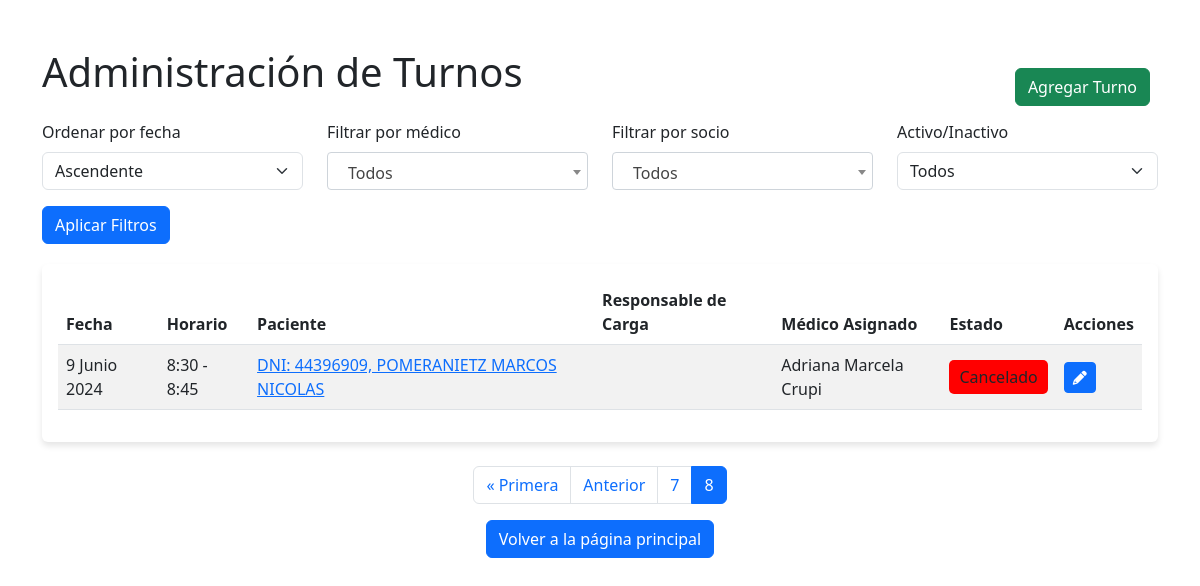
Page /turno/lista-turnos/?orden=asc&page=9 (signed in) on the earlier database version.
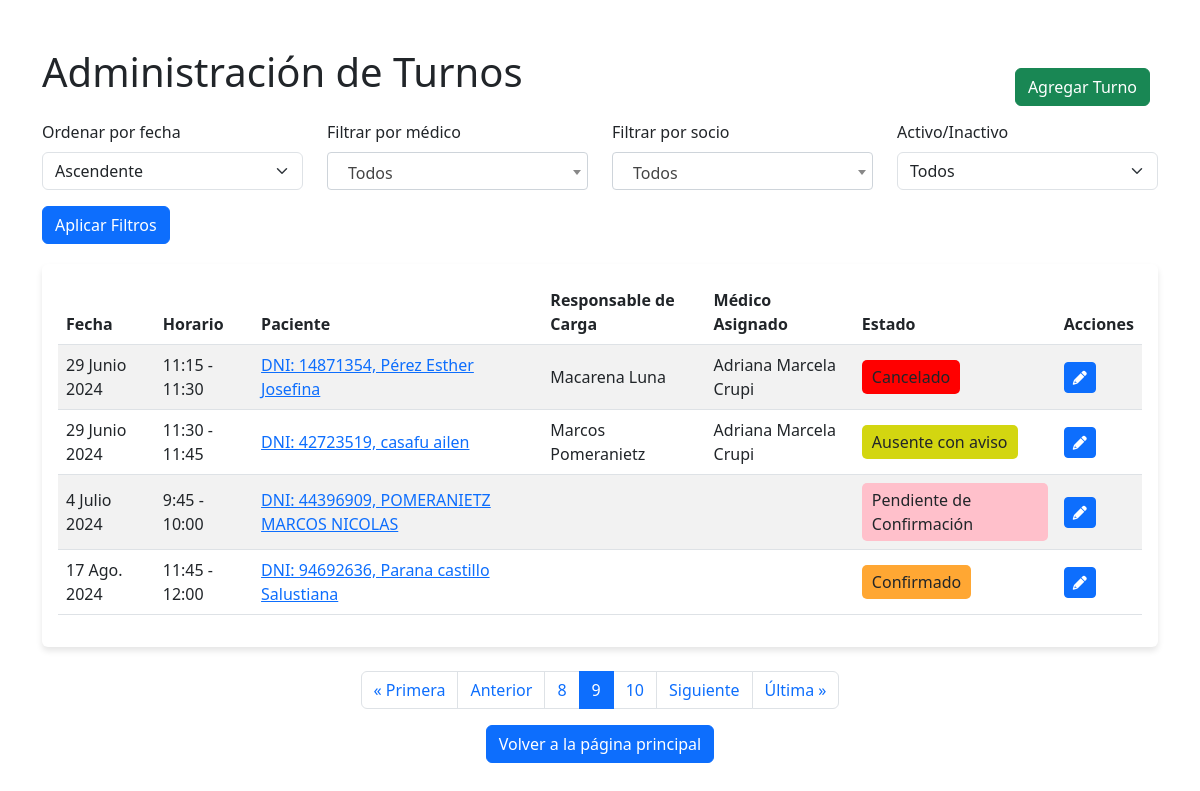
Same page on the later database version.
### apps/turno/models.py (models this page shows, shortened)
class Turno(models.Model):
    HORARIOS = (
        ('0', '8:00 - 8:15'),
        ('1', '8:15 - 8:30'),
        ('2', '8:30 - 8:45'),
        ('3', '8:45 - 9:00'),
        ('4', '9:00 - 9:15'),
        ('5', '9:15 - 9:30'),
        ('6', '9:30 - 9:45'),
        ('7', '9:45 - 10:00'),
        ('8', '10:00 - 10:15'),
        ('9', '10:15 - 10:30'),
        ('10', '10:30 - 10:45'),
        ('11', '10:45 - 11:00'),
        ('12', '11:00 - 11:15'),
        ('13', '11:15 - 11:30'),
        ('14', '11:30 - 11:45'),
        ('15', '11:45 - 12:00'),
        ('16', '12:00 - 12:15'),
        ('17', '12:15 - 12:30'),
        ('18', '12:30 - 12:45'),
        ('19', '12:45 - 13:00'),
        ('20', '13:00 - 13:15'),
        ('21', '13:15 - 13:30'),
        ('22', '13:30 - 13:45'),
        ('23', '13:45 - 14:00'),
        ('24', '14:00 - 14:15'),
        ('25', '14:15 - 14:30'),
        ('26', '14:30 - 14:45'),
        ('27', '14:45 - 15:00'),
        ('28', '15:00 - 15:15'),
        ('29', '15:15 - 15:30'),
        ('30', '15:30 - 15:45'),
        ('31', '15:45 - 16:00'),
        ('32', '16:00 - 16:15'),
        ('33', '16:15 - 16:30'),
        ('34', '16:30 - 16:45'),
        ('35', '16:45 - 17:00'),
        ('36', '17:00 - 17:15'),
        ('37', '17:15 - 17:30'),
        ('38', '17:30 - 17:45'),
        ('39', '17:45 - 18:00'),
        ('40', '18:00 - 18:15'),
        ('41', '18:15 - 18:30'),
        ('42', '18:30 - 18:45'),
        ('43', '18:45 - 19:00')
    )
    ESTADOS = (
        ('0', 'Pendiente de Confirmación'),
        ('1', 'Atendido'),
        ('2', 'Ausente con aviso'),
        ('3', 'Ausente sin aviso'),
        ('4', 'Confirmado'),
        ('5', 'Cancelado')
    )
    fecha = models.DateField(verbose_name='Fecha del turno')
    horario = models.CharField(max_length=2, choices=HORARIOS, default='0', verbose_name='Horario del turno')
    observacion = models.CharField(max_length=300, blank=True)
    activo = models.BooleanField(default=True, verbose_name='¿Turno Activo?')
    estado = models.CharField(max_length=2, choices=ESTADOS, default='0', verbose_name='Estado del turno')
    socio = models.ForeignKey(Paciente, on_delete=models.CASCADE)
    usuario = models.ForeignKey(User, related_name='turnos_asignados', on_delete=models.SET_NULL, blank=False, null=True, verbose_name='Médico asignado')
    responsable_de_carga = models.ForeignKey(User, related_name='turnos_responsable', on_delete=models.SET_NULL, null=True, editable=False)
    class Meta:
        verbose_name_plural = 'Turnos'

### apps/socio/models.py (models this page shows, shortened)
class Paciente(models.Model):
    TIPO_CATEGORIA = (
        ('0', 'Demanda Espontánea'),
        ('1', 'Socio'),
        ('3', 'Socio Afiliado')
    )
    SEX_CHOICES = (
        ('0', 'Masculino'),
        ('1', 'Femenino'),
        ('3', 'Otro')
    )
    TIPO_SOLICITUD = (
        ('0', 'Titular'),
        ('1', 'Familiar'),
        ('2', 'No Aplica'),
    )
    TIPO_MONOTRIBUTO = (
        ('0', 'Categoria A'),
        ('1', 'Categoria B'),
        ('2', 'Categoria C'),
        ('3', 'Categoria D'),
        ('4', 'Otro'),
        ('5', 'No tiene'),
    )
    categoria = models.CharField('Categoria', max_length=1, choices=TIPO_CATEGORIA, default='0')
    condicion_de_solicitud = models.CharField('Condición de solicitud', max_length=1, choices=TIPO_SOLICITUD, default='0')
    dni = models.CharField(max_length=8, unique=True, verbose_name='DNI',help_text="<span style='color: red;font-weight: bold; text-transform: uppercase;'>¡Ingresar sin caracteres especiales o espacios ( - , * , _, . )!</span>")
    dnititular = models.CharField('DNI del Titular',max_length=8, blank=True, null=True, help_text="<span style='color: red;font-weight: bold; text-transform: uppercase;'>¡Colocar unicamente si el TIPO DE AFILIACIÓN ES FAMILIAR!</span>")
    cuit = models.CharField(max_length=20, blank=True, null=True, help_text="<span style='color: red;font-weight: bold; text-transform: uppercase;'>¡Ingresar sin caracteres especiales o espacios ( - , * , _ )!</span>", verbose_name='CUIT')  # Campo opcional
    nombres = models.CharField(max_length=100)
    apellidos = models.CharField(max_length=100)
    fecha_de_nacimiento = models.DateField()
    sex = models.CharField('Sexo', max_length=1, choices=SEX_CHOICES, default='0')
    telefono = models.ForeignKey(Telefono, on_delete=models.CASCADE, verbose_name='Número de contacto', blank=True, null=True)
    casilla_de_mail = models.EmailField(validators=[EmailValidator(message="Ingresa un correo válido")], blank=True)
    domicilio = models.ForeignKey('Domicilio', on_delete=models.SET_NULL, blank=True, null=True)
    referente_parroquial = models.ForeignKey('Referente', on_delete=models.SET_NULL, blank=True, null=True)
    responsable_de_carga = models.ForeignKey('auth.User', on_delete=models.SET_NULL, blank=True, null=True, editable=False)
    monotributo = models.CharField('Monotributo', max_length=1, choices=TIPO_MONOTRIBUTO, default='0')
    dni_foto_frente = models.FileField(upload_to='dni/', blank=True, null=True)
    dni_foto_dorso = models.FileField(upload_to='dni/', blank=True, null=True)
    credencial = models.AutoField(primary_key=True)
    observaciones = models.TextField(blank=True)
    credencial_entregada = models.BooleanField(default=False)
    class Meta:
        verbose_name = 'Socio' # Titulo.
        verbose_name_plural = 'Registro de socio' # Titulo Plural.
    def __str__(self):
        return f"DNI: {self.dni}, {self.apellidos} {self.nombres}"

### apps/turno/views.py (the view)
# urls.py: path('lista-turnos/', ListaTurnosView.as_view(), name='turnos_list'),
class ListaTurnosView(LoginRequiredMixin, View):
    template_name = 'turno/lista_turnos.html'
    paginate_by = 4  # Número de turnos por página
    def get(self, request):
        turnos = Turno.objects.all()
        orden = request.GET.get('orden', 'asc')
        if orden == 'desc':
            turnos = turnos.order_by('-fecha')
        else:
            turnos = turnos.order_by('fecha')
        medico_id = request.GET.get('medico', None)
        if medico_id:
            turnos = turnos.filter(usuario__id=medico_id)
        socio_id = request.GET.get('socio', None)
        if socio_id:
            turnos = turnos.filter(socio__credencial=socio_id)
        activo = request.GET.get('activo', None)
        if activo == 'true':
            turnos = turnos.filter(activo=True)
        elif activo == 'false':
            turnos = turnos.filter(activo=False)
        grupo_medico = Group.objects.get(name='Medico')
        medicos = User.objects.filter(groups=grupo_medico)
        socios = Paciente.objects.all()  # Obtener todos los pacientes para el formulario
        paginator = Paginator(turnos, self.paginate_by)
        page = request.GET.get('page')
        try:
            turnos_paginados = paginator.page(page)
        except PageNotAnInteger:
            turnos_paginados = paginator.page(1)
        except EmptyPage:
            turnos_paginados = paginator.page(paginator.num_pages)
        context = {
            'turnos': turnos_paginados,
            'orden': orden,
            'medicos': medicos,
            'socios': socios,
        }
        return render(request, self.template_name, context)

### templates/turno/lista_turnos.html (shortened to what the changed rows need)
{% load static %}
<!DOCTYPE html>
<html lang="en">
<head>
    <link href="https://cdn.jsdelivr.net/npm/bootstrap@5.3.0-alpha1/dist/css/bootstrap.min.css" rel="stylesheet">
    <link rel="stylesheet" href="{% static 'css/turno/lista.css' %}">
    <link rel="stylesheet" href="https://cdnjs.cloudflare.com/ajax/libs/font-awesome/6.0.0-beta3/css/all.min.css">
    <link href="https://cdn.jsdelivr.net/npm/select2@4.0.13/dist/css/select2.min.css" rel="stylesheet" />
</head>
<body>
    <div class="container mt-5">
        <h1 class="mb-4">Administración de Turnos</h1>
        <div class="card">
            <div class="card-body">
                <table class="table table-striped">
                    <thead>
                        <tr>
                            <th>Fecha</th>
                            <th>Horario</th>
                            <th>Paciente</th>
                            <th>Responsable de Carga</th>
                            <th>Médico Asignado</th>
                            <th>Estado</th>
                            <th>Acciones</th>
                        </tr>
                    </thead>
                    <tbody>
                        {% for turno in turnos %}
                            <tr>
                                <td>{{ turno.fecha }}</td>
                                <td>{{ turno.get_horario_display }}</td>
                                <td><a href="{% url 'detalle_paciente' turno.socio.credencial %}">{{ turno.socio }}</a></td>
                                <td>{{ turno.responsable_de_carga.first_name }} {{ turno.responsable_de_carga.last_name }}</td>
                                <td>{{ turno.usuario.first_name }} {{ turno.usuario.last_name }}</td>
                                <td>
                                    <div class="estado-container {% if turno.estado == '0' %}estado-pendiente{% elif turno.estado == '1' %}estado-atendido{% elif turno.estado == '2' %}estado-ausente-aviso{% elif turno.estado == '3' %}estado-ausente-sin-aviso{% elif turno.estado == '4' %}estado-confirmado{% elif turno.estado == '5' %}estado-cancelado{% endif %}">
                                        {{ turno.get_estado_display }}
                                    </div>
                                </td>
                                <td>
                                    <a href="{% url 'editar_turno' turno.pk %}" class="btn btn-sm btn-primary">
                                        <i class="fas fa-pencil-alt"></i>
                                    </a>
                                </td>
                            </tr>
                        {% endfor %}
                    </tbody>
                </table>
            </div>
        </div>
<nav aria-label="Page navigation">
    <ul class="pagination justify-content-center mt-4">
        {% for num in turnos.paginator.page_range %}
            {% if num == turnos.number %}
                <li class="page-item active">
                    <span class="page-link">{{ num }}</span>
                </li>
            {% elif num < turnos.number|add:2 and num > turnos.number|add:"-2" %}
                <li class="page-item">
                    <a class="page-link" href="?orden={{ orden }}&page={{ num }}">{{ num }}</a>
                </li>
            {% endif %}
        {% endfor %}
        {% if turnos.has_next %}
            <li class="page-item">
                <a class="page-link" href="?orden={{ orden }}&page={{ turnos.next_page_number }}">Siguiente</a>
            </li>
            <li class="page-item">
                <a class="page-link" href="?orden={{ orden }}&page={{ turnos.paginator.num_pages }}">Última &raquo;</a>
            </li>
        {% endif %}
    </ul>
</nav>
    </div>
</body>
</html>

Differences in the rows shown:
no longer on this page (row unchanged): Turno: fecha "9 Junio 2024", horario "8:30 - 8:45", socio "DNI: 44396909, POMERANIETZ MARCOS NICOLAS", usuario.first_name "Adriana Marcela", usuario.last_name "Crupi", estado "Cancelado"
now on this page (row edited): Turno: fecha "29 Junio 2024", horario "11:15 - 11:30", socio "DNI: 14871354, Pérez Esther Josefina", responsable_de_carga.first_name "Macarena", responsable_de_carga.last_name "Luna", usuario.first_name "Adriana Marcela", usuario.last_name "Crupi", estado "Cancelado"
now on this page (row edited): Turno: fecha "29 Junio 2024", horario "11:30 - 11:45", socio "DNI: 42723519, casafu ailen", responsable_de_carga.first_name "Marcos", responsable_de_carga.last_name "Pomeranietz", usuario.first_name "Adriana Marcela", usuario.last_name "Crupi", estado "Ausente con aviso"
added Turno: fecha "4 Julio 2024", horario "9:45 - 10:00", socio "DNI: 44396909, POMERANIETZ MARCOS NICOLAS", estado "Pendiente de Confirmación"
added Turno: fecha "17 Ago. 2024", horario "11:45 - 12:00", socio "DNI: 94692636, Parana castillo Salustiana", estado "Confirmado"
Other differences:
list line gone: "8"
new list line: "8"
new list line: "9"
new list line: "10"
text now shown: "Siguiente Última »"
list line gone: "7"
